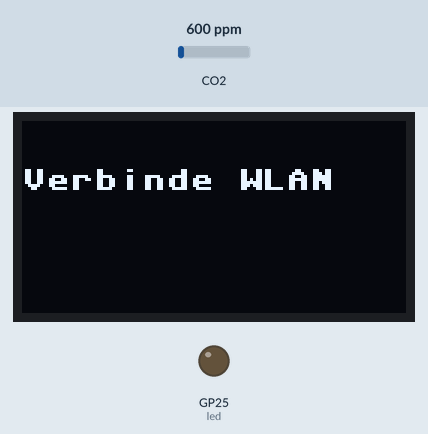
This program was run on a simulated Raspberry Pi Pico running MicroPython. On the bench: 128×64 one-colour display, output pins drawn as LEDs (lit = HIGH). Dashed ring = blinking. The inputs (shaded band) are chosen by the test bench; at power-on: CO2 600 ppm. WiFi joins after 1.5 s; web requests get an empty 200 reply after 0.4 s.

Above: at 3.1 s.
At 7.9 s:
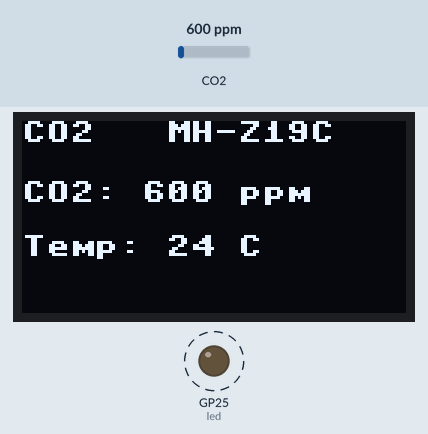
8.3 s: CO2 set to 452 ppm
At 13.82 s:
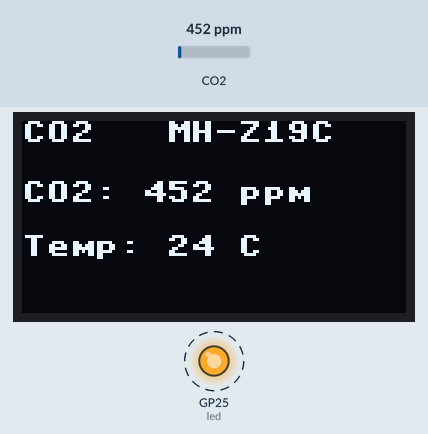
15.2 s: CO2 set to 1050 ppm
At 21.1 s:
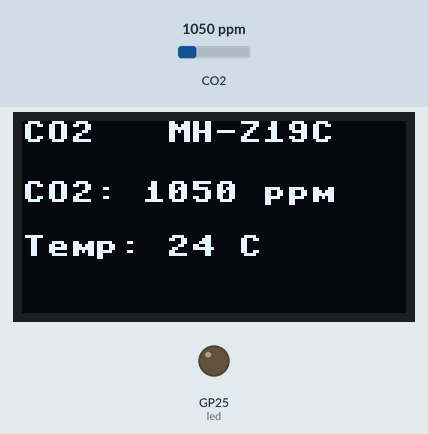
21.3 s: CO2 set to 1700 ppm
At 26.9 s:
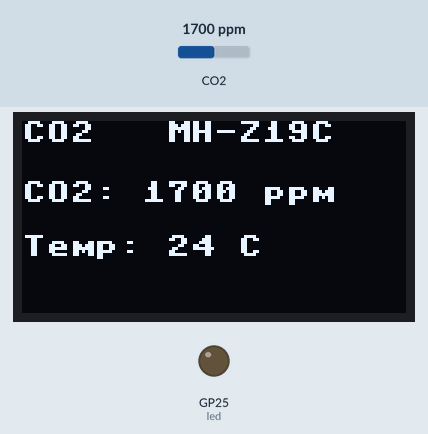
Timing chart, 0 to 33.4 s (numbered marks = the images above; inputs shaded):
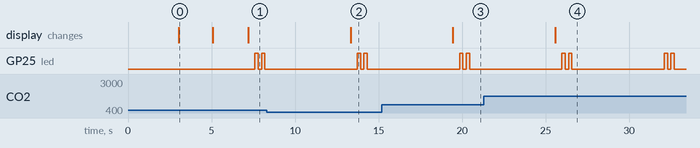

Measured:
- after the input at 8.3 s, the display: changes after 5.0 s (image 2)
- after the input at 15.2 s, the display: changes after 4.3 s (image 3)
- after the input at 21.3 s, the display: changes after 4.3 s (image 4)
- what the display in image 0 shows lasts 2.0 s, from 3.1 s to 5.1 s

The program:

Client-MH-Z19C_V4.py
```python
#  New client/server version with additional Raspberry Pi Zero W
#  Typical data format: b'\xff\x86\x05!?\x00\x00\x00\x15'
#  Project reference with ChatGPT: CHAPDP11GY-ENV-PICO-2025
#  https://pdp11gy.com/Climatestation.html
#             www.pdp11gy.com   E-mail: info@pdp11gy.com
#  Version-4 @ Station-1
# -------------------------------------------------------------
from micropython import const
import framebuf
from machine import Pin, I2C
from machine import UART, Pin
from ssd1306 import SSD1306_I2C
import network
import urequests
import time
import machine
#
# --------- CO2 Sensor Setup (MH-Z19C) ---------
uart0 = UART(0, baudrate=9600, tx=Pin(0), rx=Pin(1))
REQUEST_CO2 = b'\xFF\x01\x86\x00\x00\x00\x00\x00\x79'
#
led = machine.Pin("LED", machine.Pin.OUT)
#
# --------- OLED Setup ---------
# SSD1306-Treiber muss im selben Skript sein (wie vorher)
# I2C1 auf GP14=SDA, GP15=SCL
i2c = I2C(1, sda=Pin(14), scl=Pin(15), freq=400000)
oled = SSD1306_I2C(128, 64, i2c)
#
SERVER = "http://192.168.178.80:5000/data"  # My Station 1
#SERVER = "http://192.168.178.72:5000/data"   # My Station 2
#
# ---------------------------------------------------------
# WLAN Daten + Power-Up
# ---------------------------------------------------------
SSID = "Dein WLAN-Name"
PW   = "Dein WLAN-Password"
#
time.sleep(2)     # Power-Up
timeout = 10
wlan = network.WLAN(network.STA_IF)
wlan.active(False)
time.sleep(1)
wlan.active(True)
wlan.connect(SSID, PW)
oled.text("Verbinde WLAN", 0, 16)
oled.show()
while not wlan.isconnected() and timeout > 0:
    time.sleep(1)
    timeout -= 1
if not wlan.isconnected():
    oled.text("  WLAN failed ", 0, 28)
    oled.text(" Reset in 5 Sec",0, 40)
    oled.show()
    time.sleep(5)
    import machine
    machine.reset()
oled.text("    WLAN ok", 0, 38)
oled.show()
time.sleep(2)
#
#
def send_co2(co2, temp):
    try:
        data = {
            "station": "station1",
            "sensor": "co2",
            "co2": co2,
            "temp": temp,
            "status": status
        }
        r = urequests.post(SERVER, json=data)
        r.close()
    except Exception as e:
        print("Sendefehler:", e)
#
def co2_checksum(data):
    # Prüfsumme berechnen laut Datenblatt
    return (0xFF - (sum(data[1:8]) % 256) + 1) & 0xFF
def read_co2():
    uart0.write(REQUEST_CO2)
    time.sleep(0.1)
    if uart0.any():
        response = uart0.read(9)
        if response and len(response) == 9 and response[0] == 0xFF and response[1] == 0x86:
            if response[8] == co2_checksum(response):
                co2 = response[2] * 256 + response[3]
                temp = response[4] - 40
                status = response[5]
                return co2, temp, status
    return None, None, None
#
# --------- Fehlerzähler ---------
error_count = 0
# --------- Hauptloop ---------
led.value(0)
while True:
    co2, temp, status = read_co2()
    oled.fill(0)
    if co2 is not None:
        oled.text("CO2   MH-Z19C", 0, 0)
        oled.text("CO2: {} ppm".format(co2), 0, 20)
        oled.text("Temp: {} C".format(temp), 0, 38)
        oled.show()
        #oled.text("Status: {}".format(status), 0, 48)
        #print("CO2: {} ppm  Temp: {} C  Status: {}".format(co2, temp, status))
        #---------------------------!
        #print("Sende CO2 an Server:", co2)
        send_co2(co2, temp)
        #---------------------------!
        led.toggle()   # Zustand umschalten
        time.sleep(0.2)
        led.toggle()   # Zustand umschalten
        time.sleep(0.2)
        led.toggle()   # Zustand umschalten
        time.sleep(0.2)
        led.toggle()   # Zustand umschalten
    else:
        error_count += 1
        oled.text("Warte auf Daten...", 0, 16)
        oled.text("Error-Count: {} ".format(error_count), 0, 38)
        oled.show()
        if error_count > 5:
            oled.fill(0)
            oled.text(" Reset in 2 Sec",0, 40)
            oled.show()
            time.sleep(2)
            machine.reset()
    #
    time.sleep(5)
    
```
